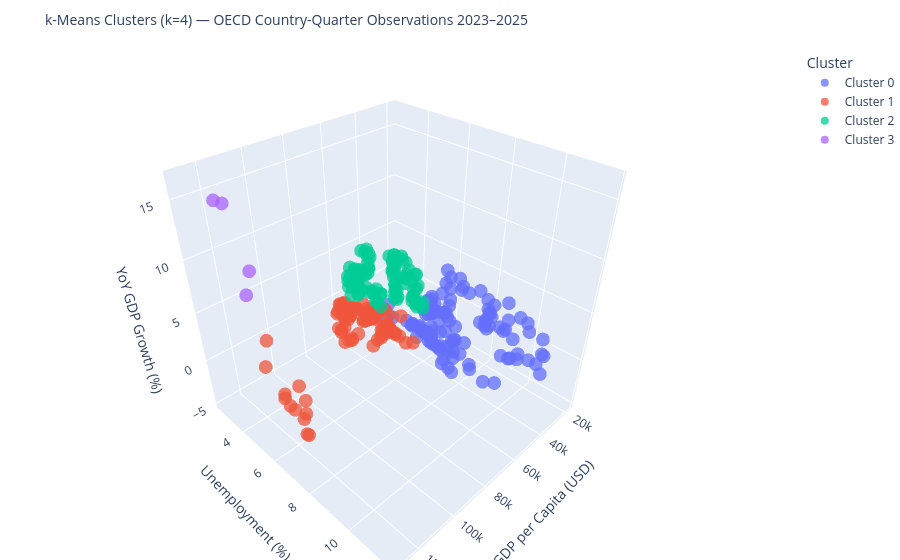

The notebook cell this image was saved under:
### Markdown cell above
---
## 6. Interactive 3D Scatter Plot — Clusters in Feature Space

A 3D scatter plot lets us visually inspect how the clusters are distributed across the three feature dimensions. Each dot is one country-quarter observation, coloured by its assigned cluster.

### Code cell
# ============================================================
# Interactive 3D scatter plot (Plotly Express)
# ============================================================

df_plot = X_raw.copy()
df_plot["cluster_str"] = "Cluster " + df_plot["cluster"].astype(str)

fig = px.scatter_3d(
    df_plot,
    x="GDP_PER_CAPITA_USD_PPP",
    y="UNE_RATE_PCT",
    z="GDP_GROWTH_YOY_PCT",
    color="cluster_str",
    hover_data=["REF_AREA", "QUARTER"],
    title=f"k-Means Clusters (k={CHOSEN_K}) — OECD Country-Quarter Observations 2023–2025",
    labels={
        "GDP_PER_CAPITA_USD_PPP": "GDP per Capita (USD PPP)",
        "UNE_RATE_PCT":           "Unemployment Rate (%)",
        "GDP_GROWTH_YOY_PCT":     "YoY GDP Growth (%)",
        "cluster_str":            "Cluster"
    },
    category_orders={"cluster_str": [f"Cluster {i}" for i in range(CHOSEN_K)]},
    color_discrete_sequence=px.colors.qualitative.Plotly,
    opacity=0.75
)

fig.update_layout(
    margin=dict(l=0, r=0, b=0, t=50),
    title_font_size=14,
    scene=dict(
        xaxis_title="GDP per Capita (USD)",
        yaxis_title="Unemployment (%)",
        zaxis_title="YoY GDP Growth (%)"
    )
)
fig.show()
